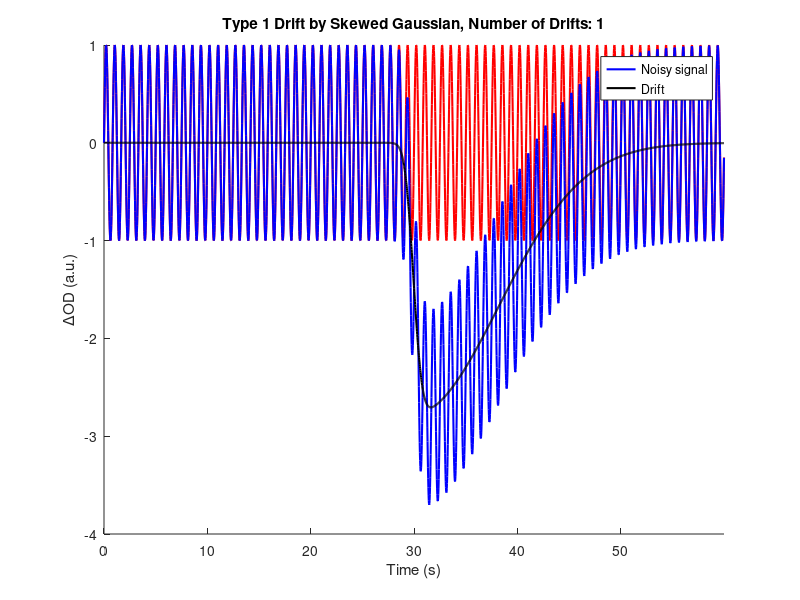

MATLAB code for this plot:
function [signal_noisy, drifts] = artifact_type1_drift(time, signal, num_drifts, plt_fig,...
    drift_locations, drift_amplitudes, drift_widths, drift_shapes, drift_directions)
    % This function generates baseline drifts modeled by skewed Gaussians.
    % Type 1 drifts rise or fall and return to baseline.
    %
    % Parameters:
    % - time: Time vector (n*1)
    % - signal: Original signal (n*1)
    % - num_drifts: Number of drifts
    % - plt_fig: Plot flag (1 to visualize, 0 to skip)
    % - drift_locations: Locations of drifts
    % - drift_amplitudes: Amplitudes of drifts
    % - drift_widths: Widths (scale) of drifts
    % - drift_shapes: Skewness of drifts
    % - drift_directions: Directions of drifts (+1 or -1)
    %
    % Outputs:
    % - signal_noisy: Signal with added baseline drifts
    % - drifts: The generated baseline drifts (n*1)
    %
    % Author: Jingyi Wu, 2025

    %% Ensure time and signal are column vectors
    if nargin > 0 && (~iscolumn(time) || ~iscolumn(signal))
        warning('Input "time" and "signal" must be column vectors. Reshaping...');
        time = time(:);
        signal = signal(:);
    end
        
    %% Default Parameters
    if nargin == 0
        fs = 50; % Hz
        time = (0:1/fs:60-1/fs)'; % Time axis, 60 seconds
        signal = sin(2*pi*1.2*time); % Example signal (1.2 Hz sine wave)
        num_drifts = randi([0 3]);
        plt_fig = 1;
        drift_locations = [];
        drift_amplitudes = [];
        drift_widths = [];
        drift_shapes = [];
        drift_directions = [];
    end

    if nargin < 3 || isempty(num_drifts)
        num_drifts = randi([0 3]); % Randomize number of drifts
    end

    if nargin < 4 || isempty(plt_fig)
        plt_fig = 1; % Default to plotting
    end

    %% Randomize Parameters if Not Provided
    if nargin < 5 || isempty(drift_locations)
        loc_min = 1;
        loc_max = length(time);
        drift_locations = sort(randi([loc_min, loc_max], num_drifts, 1)); % Random locations
    end

    if nargin < 6 || isempty(drift_amplitudes)
        amp_min = 3; amp_max = 30;
        drift_amplitudes = (amp_max - amp_min) * rand(num_drifts, 1) + amp_min; % Random amplitudes
    end

    if nargin < 7 || isempty(drift_widths)
        wid_min = 3; wid_max = 10; % Width in seconds
        drift_widths = (wid_max - wid_min) * rand(num_drifts, 1) + wid_min; % Random widths
    end

    if nargin < 8 || isempty(drift_shapes)
        shape_min = -15; shape_max = 15; % Skewness range
        drift_shapes = (shape_max - shape_min) * rand(num_drifts, 1) + shape_min; % Random skewness
    end

    if nargin < 9 || isempty(drift_directions)
        random_int = randi([1, 2], num_drifts, 1);
        drift_directions = 2 * random_int - 3; % Random directions (+1 or -1)
    end

    %% Generate Drifts
    drifts = zeros(length(time), 1);
    for idx_drift = 1:num_drifts
        amp = drift_amplitudes(idx_drift);
        wid = drift_widths(idx_drift);
        locn = time(drift_locations(idx_drift)); % Convert to time value
        shape = drift_shapes(idx_drift);
        direction = drift_directions(idx_drift);
        drift = direction * skewed_normal(time, locn, wid, shape, amp);
        drifts = drifts + drift;
    end
    
    signal_noisy = signal + drifts;

    %% Visualize
    if plt_fig == 1
        figure; set(gcf, 'Position', [100, 100, 600, 300]); hold on;
        plot(time, signal, 'Color', 'r', 'LineWidth', 1.5);
        s1 = plot(time, signal_noisy, 'Color', 'b', 'LineWidth', 1.5);
        s2 = plot(time, drifts, 'Color', 'k', 'LineWidth', 1.5);
        legend([s1, s2], {'Noisy signal','Drift'});
        title(['Type 1 Drift by Skewed Gaussian, Number of Drifts: ', num2str(num_drifts)]);
        ylabel('\DeltaOD (a.u.)');
        xlabel('Time (s)');
        xlim([0 max(time)]);
        box off;
    end
end

function sn = skewed_normal(x0,location,scale,shape,amplitude)
    % This function generates the probability density function for a skewed
    % normal distribution that is modified by some amplitude and scale.
    % It is based on: http://azzalini.stat.unipd.it/SN/
    
    x = (x0-location)./scale;
    sn = amplitude.*(2./scale).*normpdf(x).*normcdf(shape.*x);

end